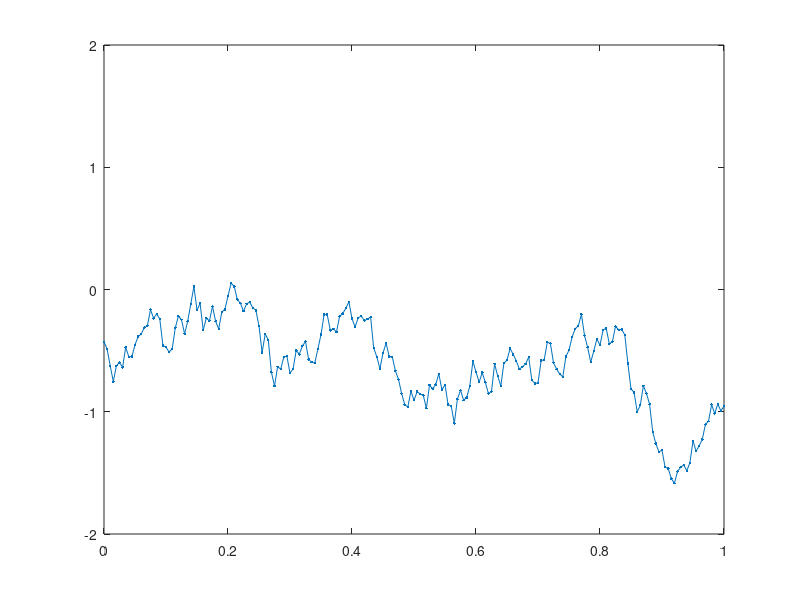

Write MATLAB code to recreate this figure.
% Choose a kernel (covariance function)  
kernel = 4;
switch kernel
    case 1;        k =@(x,y) 1*x'*y; % Linear      
    case 2; k =@(x,y) 1*min(x,y); % Brownian     
    case 3; k =@(x,y) exp(-1013*(x-y)'*(x-y)); % Squared exponential     
    case 4; k =@(x,y) exp(-1*sqrt((x-y)'*(x-y)));     
    case 5; k =@(x,y) exp(-1*sin(50*pi*(x-y))^2) % Periodic     
    case 6; k =@(x,y) exp(-100*min(abs(x-y), abs(x+y))^2) ;
end

% Choose points at which to sample 15 
x= (0:.005:1);
n = length(x);  

% Construct the covariance matrix  
C = zeros(n,n); 
for i = 1:n      
    for j = 1:n          
        C(i,j)= k(x(i),x(j));     
    end
end

%Sample from the Gaussian process at these  
u = randn(n,1); % sample u ~ N(0, I) 
[A,S, B] = svd(C); % factor C = ASB' 
z = A*sqrt(S)*u; % z = A S^.5 u  

% Plot  
figure(2); 
hold on; 
clf 
plot(x,z,'.-') 
axis([0, 1, -2, 2])